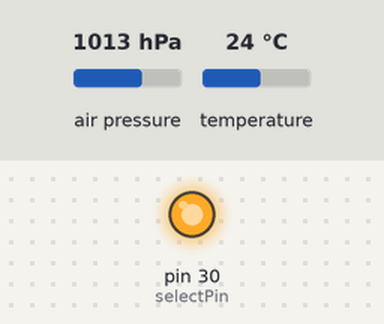
A sketch run on a simulated Arduino Mega 2560, built with avr-gcc and run on an emulated ATmega2560. Parts: output pins drawn as LEDs (lit = HIGH). The inputs (shaded band) are chosen by the test bench; at power-on: air pressure 1013 hPa, temperature 24 °C. What the sketch prints to the serial monitor is not drawn.

Above: at 0.1 s.
Timing chart, 0 to 1.6 s (numbered marks = the images above):
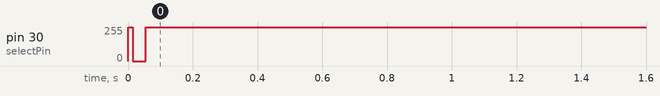

The sketch:

air_flow_rate_wide.ino
```cpp
/*
SCL		-> MUX PIN 3
SDA		-> MUX PIN 13
PIN 19	-> MUX PIN 10 with a pull down 10K resistor.
PIN 19 is used for selecting one of the pressure sensor.
MUX PIN 6 , 7 , 8 , 9 is connected to GND.
*/

#include <SFE_BMP180.h>
#include <Wire.h>
#include <Math.h>

#define selectPin 30
#define local_altitude 100.0
#define SELECT_BMP_NARROW digitalWrite(selectPin,LOW); //X0-Y0 is selected
#define SELECT_BMP_WIDE digitalWrite(selectPin,HIGH);  //X1-Y1 is selected
#define MBAR2MMHG 0.7500616827042
#define air_density 1.183,9
#define narrow 0.014
#define wide 0.021

SFE_BMP180 bmp_narrow, bmp_wide;

struct BMP_DATA
{
  String _id;
  double _pressure;
  double _temperature;
};

boolean readSensors(BMP_DATA *bmp1, BMP_DATA *bmp2);
BMP_DATA newBmp(String id);

void setup()
{
	boolean failed = false ;
	pinMode(selectPin, OUTPUT);

	Serial.begin(9600);

        //bmp narrow sensor is activated
	SELECT_BMP_NARROW
	if(bmp_narrow.begin()){
		Serial.println("BMP NARROW initialized successfully.");
	}
	else
        {
                failed = true ;
        }

        //bmp wide sensor is activated
	SELECT_BMP_WIDE
	if(bmp_wide.begin()){
		  Serial.println("BMP WIDE initialized successfully.");
	}
	else
		failed = true ;

	if(failed){
		Serial.println("BMP sensor initialization failed");
		while (1);
	}
}

void loop()
{
        BMP_DATA narrow_data = newBmp("bmp_narrow");
        BMP_DATA wide_data = newBmp("bmp_wide");

        boolean sensor_is_read = readSensors(&narrow_data,&wide_data);


        if(sensor_is_read){

	  Serial.println("BMP Wide Data:");

	  // Print out the measurement:
	  Serial.print("absolute pressure: ");
	  Serial.print(wide_data._pressure,2);
	  Serial.print(" mb ");
	  Serial.print(wide_data._pressure*MBAR2MMHG,2);
	  Serial.println(" mmHg");

	  Serial.println();

       }
      else
	  Serial.println("Error on sensor reading!");

  delay(500);
}
boolean readSensors(BMP_DATA *bmp1, BMP_DATA *bmp2)
{
	char status_narrow, status_wide ;
	double temp_narrow , temp_wide , pr_narrow, pr_wide;

	//activate bmp narrow
	SELECT_BMP_NARROW
        //function returns number of ms to wait for succes
        //and 0 for fail
	status_narrow = bmp_narrow.startTemperature();

        //activate bmp wide
	SELECT_BMP_WIDE
        //function returns number of ms to wait for succes
        //and 0 for fail
	status_wide = bmp_wide.startTemperature();

        //if the status are successful
	if (status_narrow != 0 && status_wide != 0)
        {
	        // Wait for the measurement to complete:
		delay(max(status_narrow,status_wide));

                //activate bmp narrow
		SELECT_BMP_NARROW
                //funciton returns 1 for succes, 0 for fail
		status_narrow = bmp_narrow.getTemperature(temp_narrow);

                //activate bmp wide
		SELECT_BMP_WIDE
                //funciton returns 1 for succes, 0 for fail
		status_wide = bmp_wide.getTemperature(temp_wide);

                //if the status are successful
		if(status_wide != 0 && status_narrow != 0)
                {
			/* save the temparature */
			bmp1->_temperature = temp_narrow;
			bmp2->_temperature = temp_wide;

			//activate bmp narrow
		        SELECT_BMP_NARROW
                        //function returns number of ms to wait for succes
                        //and 0 for fail, the argument (0-3) is for oversampling value
			status_narrow = bmp_narrow.startPressure(3);

			//activate bmp wide
		        SELECT_BMP_WIDE
                        //function returns number of ms to wait for succes
                        //and 0 for fail, the argument (0-3) is for oversampling value
			status_wide = bmp_wide.startPressure(3);

			if(status_narrow != 0 && status_wide != 0)
                        {

				delay(max(status_narrow,status_wide));

				//activate bmp narrow
		                SELECT_BMP_NARROW
                                //funciton returns 1 for succes, 0 for fail
				status_narrow = bmp_narrow.getPressure(pr_narrow,temp_narrow);

				//activate bmp wide
		                SELECT_BMP_WIDE
				status_wide= bmp_wide.getPressure(pr_wide,temp_wide);


				if(status_narrow != 0 && status_wide != 0)
                                {
					/* save pressure value */
					bmp1->_pressure = pr_narrow ;
					bmp2->_pressure = pr_wide;

					return true ;
				}
				else Serial.println("error reading pressure measurement\n");
			}
			else Serial.println("error starting pressure measurement\n");
		}
		else Serial.println("error reading temperature measurement\n");
	 }
	 else Serial.println("error starting temperature measurement\n");

	 return false ;
}

BMP_DATA newBmp(String id)
{
  BMP_DATA _bmp ;
  _bmp._id = id ;
  return _bmp ;
}
```

Measured:
- by itself, pin 30 (selectPin): 255/255 → 0/255 at 0.01 s, → 254/255 0.04 s later, → 255/255 0.04 s later
